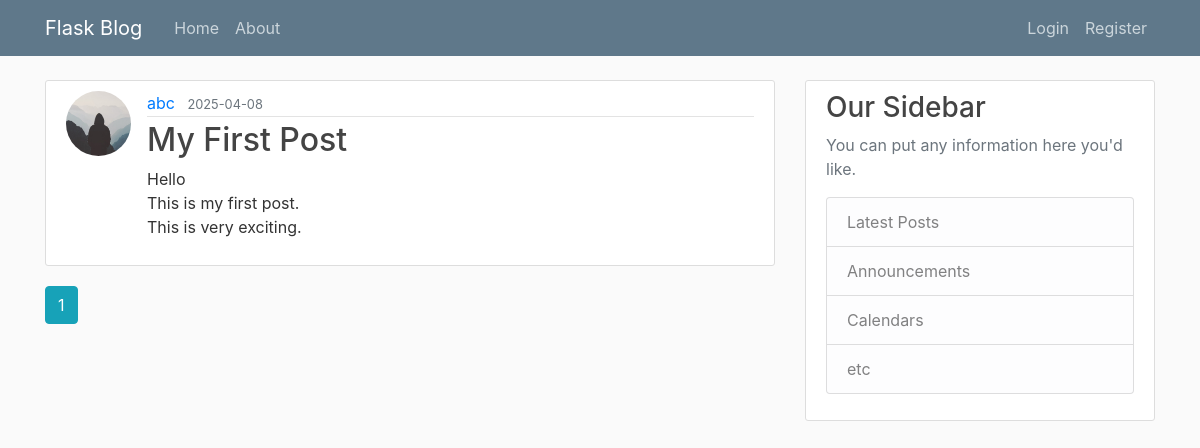
Page /home on the earlier database version.
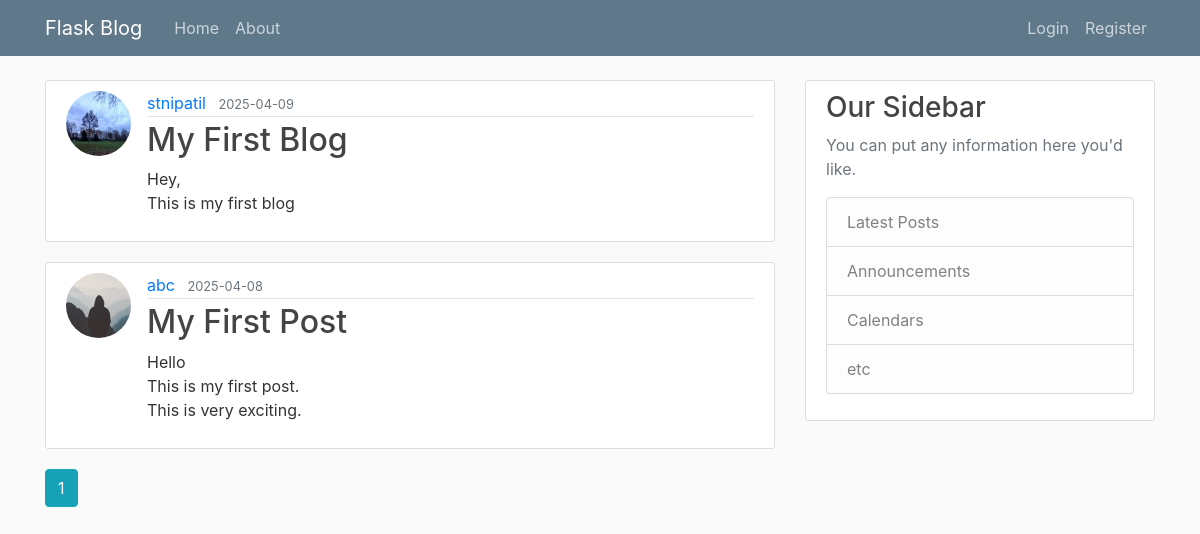
Same page on the later database version.
### flaskblog/models.py (models this page shows, shortened)
class Post(db.Model):
    id = db.Column(db.Integer, primary_key=True)
    title = db.Column(db.String(100), nullable=False)
    date_posted = db.Column(db.DateTime, nullable=False, default=datetime.utcnow)
    content = db.Column(db.Text, nullable=False)
    user_id = db.Column(db.Integer, db.ForeignKey('user.id'), nullable=False)

class User(db.Model, UserMixin):
    id = db.Column(db.Integer, primary_key=True)
    username = db.Column(db.String(20), unique=True, nullable=False)
    email = db.Column(db.String(120), unique=True, nullable=False)
    image_file = db.Column(db.String(20), nullable=False, default='default.jpg')
    password = db.Column(db.String(60), nullable=False)
    posts = db.relationship('Post', backref='author', lazy=True)

### flaskblog/routes.py (the view)
@app.route("/")
@app.route("/home")
def home():
    page = request.args.get('page', 1, type=int)
    posts = Post.query.order_by(Post.date_posted.desc()).paginate(page=page, per_page=5)
    return render_template('home.html', posts=posts)

### flaskblog/templates/home.html
{% extends "layout.html" %}
{% block content %}
    {% for post in posts.items %}
        <article class="media content-section">
          <img class="rounded-circle article-img" src="{{ url_for('static', filename='profile_pics/' + post.author.image_file) }}">
          <div class="media-body">
            <div class="article-metadata">
              <a class="mr-2" href="{{ url_for('user_posts', username=post.author.username) }}">{{ post.author.username }}</a>
              <small class="text-muted">{{ post.date_posted.strftime('%Y-%m-%d') }}</small>
            </div>
            <h2><a class="article-title" href="{{ url_for('post', post_id=post.id) }}">{{ post.title }}</a></h2>
            <p class="article-content">{{ post.content }}</p>
          </div>
        </article>
    {% endfor %}
    {% for page_num in posts.iter_pages(left_edge=1, right_edge=1, left_current=1, right_current=2) %}
      {% if page_num %}
        {% if posts.page == page_num %}
          <a class="btn btn-info mb-4" href="{{ url_for('home', page=page_num) }}">{{ page_num }}</a>
        {% else %}
          <a class="btn btn-outline-info mb-4" href="{{ url_for('home', page=page_num) }}">{{ page_num }}</a>
        {% endif %}
      {% else %}
        ...
      {% endif %}
    {% endfor %}
{% endblock content %}

### flaskblog/templates/layout.html (shortened to what this page needs)
<!DOCTYPE html>
<html>
<head>
    <link rel="stylesheet" href="https://maxcdn.bootstrapcdn.com/bootstrap/4.0.0/css/bootstrap.min.css">
    <link rel="stylesheet" type="text/css" href="{{ url_for('static', filename='main.css') }}">
</head>
<body>
    <header class="site-header">
      <nav class="navbar navbar-expand-md navbar-dark bg-steel fixed-top">
        <div class="container">
          <a class="navbar-brand mr-4" href="/">Flask Blog</a>
          <div class="collapse navbar-collapse" id="navbarToggle">
            <div class="navbar-nav mr-auto">
              <a class="nav-item nav-link" href="{{ url_for('home') }}">Home</a>
              <a class="nav-item nav-link" href="{{ url_for('about') }}">About</a>
            </div>
            <div class="navbar-nav">
              {% if current_user.is_authenticated %}
                <a class="nav-item nav-link" href="{{ url_for('new_post') }}">New Post</a>
                <a class="nav-item nav-link" href="{{ url_for('account') }}">Account</a>
                <a class="nav-item nav-link" href="{{ url_for('logout') }}">Logout</a>
              {% else %}
                <a class="nav-item nav-link" href="{{ url_for('login') }}">Login</a>
                <a class="nav-item nav-link" href="{{ url_for('register') }}">Register</a>
              {% endif %}
            </div>
          </div>
        </div>
      </nav>
    </header>
    <main role="main" class="container">
      <div class="row">
        <div class="col-md-8">
          {% block content %}{% endblock %}
        </div>
        <div class="col-md-4">
          <div class="content-section">
            <h3>Our Sidebar</h3>
            <p class='text-muted'>You can put any information here you'd like.
              <ul class="list-group">
                <li class="list-group-item list-group-item-light">Latest Posts</li>
                <li class="list-group-item list-group-item-light">Announcements</li>
                <li class="list-group-item list-group-item-light">Calendars</li>
                <li class="list-group-item list-group-item-light">etc</li>
              </ul>
            </p>
          </div>
        </div>
      </div>
    </main>
</body>
</html>

### flaskblog/static/main.css (style rules this page uses)
body { background: #fafafa; color: #333333; margin-top: 5rem; }
h1, h2, h3, h4, h5, h6 { color: #444444; }
.bg-steel { background-color: #5f788a; }
.site-header .navbar-nav .nav-link { color: #cbd5db; }
.content-section { background: #ffffff; padding: 10px 20px; border: 1px solid #dddddd; border-radius: 3px; margin-bottom: 20px; }
.article-title { color: #444444; }
.article-content { white-space: pre-line; }
.article-img { height: 65px; width: 65px; margin-right: 16px; }
.article-metadata { padding-bottom: 1px; margin-bottom: 4px; border-bottom: 1px solid #e3e3e3 }

Differences in the rows shown:
added Post: image_file (picture), author.username "stnipatil", date_posted "2025-04-09", title "My First Blog", content "Hey, This is my first blog"
